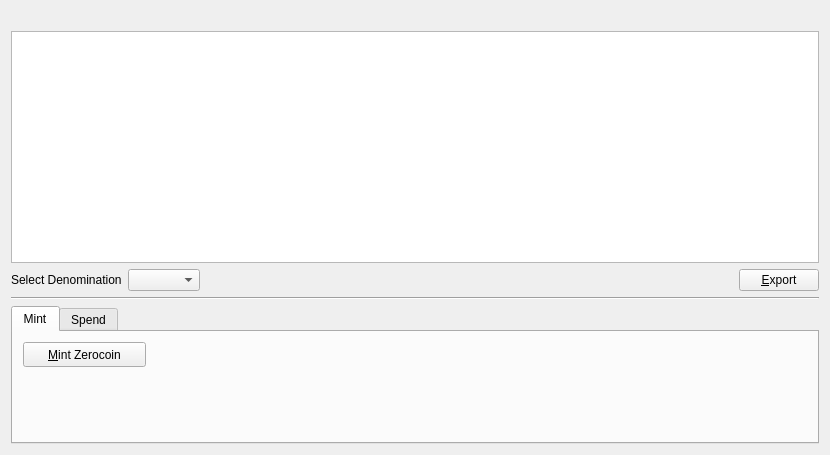
<?xml version="1.0" encoding="UTF-8"?>
<ui version="4.0">
 <class>ZerocoinPage</class>
 <widget class="QWidget" name="ZerocoinPage">
  <property name="geometry">
   <rect>
    <x>0</x>
    <y>0</y>
    <width>830</width>
    <height>455</height>
   </rect>
  </property>
  <layout class="QVBoxLayout" name="verticalLayout">
   <item>
    <widget class="QLabel" name="labelExplanation">
     <property name="textFormat">
      <enum>Qt::PlainText</enum>
     </property>
     <property name="wordWrap">
      <bool>true</bool>
     </property>
    </widget>
   </item>
   <item>
    <widget class="QTableView" name="tableView">
     <property name="contextMenuPolicy">
      <enum>Qt::CustomContextMenu</enum>
     </property>
     <property name="toolTip">
      <string>Right-click to edit address or label</string>
     </property>
     <property name="tabKeyNavigation">
      <bool>false</bool>
     </property>
     <property name="alternatingRowColors">
      <bool>true</bool>
     </property>
     <property name="selectionMode">
      <enum>QAbstractItemView::SingleSelection</enum>
     </property>
     <property name="selectionBehavior">
      <enum>QAbstractItemView::SelectRows</enum>
     </property>
     <property name="sortingEnabled">
      <bool>true</bool>
     </property>
     <attribute name="verticalHeaderVisible">
      <bool>false</bool>
     </attribute>
    </widget>
   </item>
   <item>
    <layout class="QHBoxLayout" name="horizontalLayout_3">
     <item>
      <widget class="QLabel" name="denomination">
       <property name="text">
        <string>Select Denomination</string>
       </property>
      </widget>
     </item>
     <item>
      <widget class="QComboBox" name="zerocoinAmount"/>
     </item>
     <item>
      <spacer name="horizontalSpacer_2">
       <property name="orientation">
        <enum>Qt::Horizontal</enum>
       </property>
       <property name="sizeHint" stdset="0">
        <size>
         <width>40</width>
         <height>20</height>
        </size>
       </property>
      </spacer>
     </item>
     <item>
      <widget class="QPushButton" name="exportButton">
       <property name="toolTip">
        <string>Export the data in the current tab to a file</string>
       </property>
       <property name="text">
        <string>&amp;Export</string>
       </property>
       <property name="icon">
        <iconset>
         <normaloff>../res/icons/export.png</normaloff>../res/icons/export.png</iconset>
       </property>
       <property name="autoDefault">
        <bool>false</bool>
       </property>
      </widget>
     </item>
    </layout>
   </item>
   <item>
    <widget class="Line" name="line_2">
     <property name="orientation">
      <enum>Qt::Horizontal</enum>
     </property>
    </widget>
   </item>
   <item>
    <layout class="QHBoxLayout" name="horizontalLayout" stretch="0">
     <item>
      <widget class="QTabWidget" name="tabWidget">
       <property name="sizePolicy">
        <sizepolicy hsizetype="Expanding" vsizetype="Fixed">
         <horstretch>0</horstretch>
         <verstretch>0</verstretch>
        </sizepolicy>
       </property>
       <property name="minimumSize">
        <size>
         <width>0</width>
         <height>138</height>
        </size>
       </property>
       <property name="maximumSize">
        <size>
         <width>16777215</width>
         <height>200</height>
        </size>
       </property>
       <property name="currentApollon">
        <number>1</number>
       </property>
       <widget class="QWidget" name="tab">
        <attribute name="title">
         <string>Mint</string>
        </attribute>
        <widget class="QPushButton" name="zerocoinMintButton">
         <property name="geometry">
          <rect>
           <x>10</x>
           <y>10</y>
           <width>123</width>
           <height>25</height>
          </rect>
         </property>
         <property name="toolTip">
          <string>Mint Zerocoin</string>
         </property>
         <property name="text">
          <string>&amp;Mint Zerocoin</string>
         </property>
         <property name="icon">
          <iconset>
           <normaloff>../res/icons/add.png</normaloff>../res/icons/add.png</iconset>
         </property>
         <property name="autoDefault">
          <bool>false</bool>
         </property>
        </widget>
       </widget>
       <widget class="QWidget" name="tab_2">
        <attribute name="title">
         <string>Spend</string>
        </attribute>
        <widget class="QLabel" name="label">
         <property name="geometry">
          <rect>
           <x>10</x>
           <y>10</y>
           <width>812</width>
           <height>20</height>
          </rect>
         </property>
         <property name="text">
          <string>Spend To</string>
         </property>
        </widget>
        <widget class="QPushButton" name="zerocoinSpendButton">
         <property name="geometry">
          <rect>
           <x>90</x>
           <y>70</y>
           <width>134</width>
           <height>25</height>
          </rect>
         </property>
         <property name="toolTip">
          <string>Spend Zerocoin</string>
         </property>
         <property name="text">
          <string>&amp;Spend Zerocoin</string>
         </property>
         <property name="icon">
          <iconset>
           <normaloff>../res/icons/edit.png</normaloff>../res/icons/edit.png</iconset>
         </property>
         <property name="autoDefault">
          <bool>false</bool>
         </property>
        </widget>
        <widget class="QLineEdit" name="spendToThirdPartyAddress">
         <property name="enabled">
          <bool>false</bool>
         </property>
         <property name="geometry">
          <rect>
           <x>90</x>
           <y>10</y>
           <width>701</width>
           <height>25</height>
          </rect>
         </property>
         <property name="sizePolicy">
          <sizepolicy hsizetype="Maximum" vsizetype="Fixed">
           <horstretch>0</horstretch>
           <verstretch>0</verstretch>
          </sizepolicy>
         </property>
         <property name="maximumSize">
          <size>
           <width>16777215</width>
           <height>16777215</height>
          </size>
         </property>
        </widget>
        <widget class="QCheckBox" name="zerocoinSpendToMeCheckBox">
         <property name="geometry">
          <rect>
           <x>90</x>
           <y>40</y>
           <width>810</width>
           <height>23</height>
          </rect>
         </property>
         <property name="text">
          <string>Spend To Me</string>
         </property>
         <property name="checked">
          <bool>true</bool>
         </property>
        </widget>
       </widget>
      </widget>
     </item>
    </layout>
   </item>
  </layout>
 </widget>
 <resources/>
 <connections/>
</ui>
